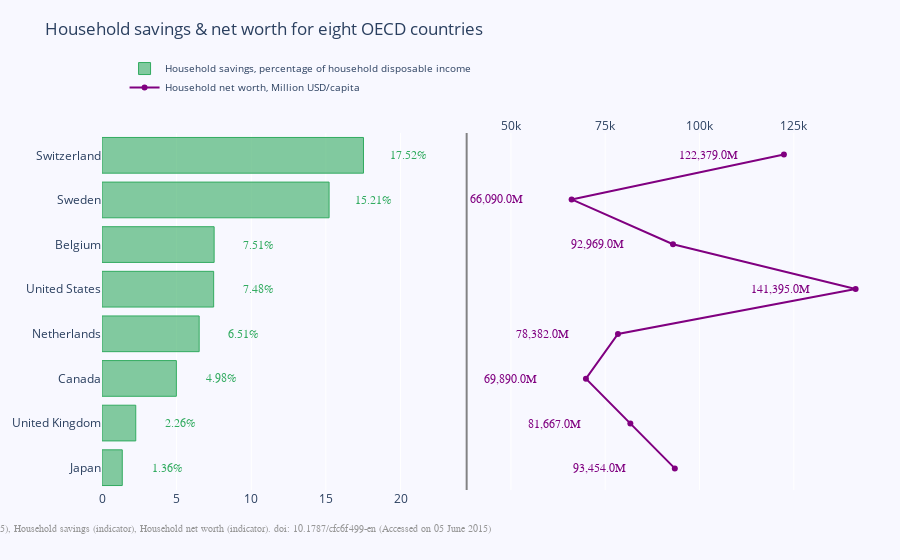

Notebook source saved alongside this figure:
### Code cell
import plotly.graph_objects as go
from plotly.subplots import make_subplots

import numpy as np

y_saving = [1.3586, 2.2623000000000002, 4.9821999999999997, 6.5096999999999996,
            7.4812000000000003, 7.5133000000000001, 15.2148, 17.520499999999998
            ]
y_net_worth = [93453.919999999998, 81666.570000000007, 69889.619999999995,
               78381.529999999999, 141395.29999999999, 92969.020000000004,
               66090.179999999993, 122379.3]
x = ['Japan', 'United Kingdom', 'Canada', 'Netherlands',
     'United States', 'Belgium', 'Sweden', 'Switzerland']


# Creating two subplots
fig = make_subplots(rows=1, cols=2, specs=[[{}, {}]], shared_xaxes=True,
                    shared_yaxes=False, vertical_spacing=0.001)

fig.append_trace(go.Bar(
    x=y_saving,
    y=x,
    marker=dict(
        color='rgba(50, 171, 96, 0.6)',
        line=dict(
            color='rgba(50, 171, 96, 1.0)',
            width=1),
    ),
    name='Household savings, percentage of household disposable income',
    orientation='h',
), 1, 1)

fig.append_trace(go.Scatter(
    x=y_net_worth, y=x,
    mode='lines+markers',
    line_color='rgb(128, 0, 128)',
    name='Household net worth, Million USD/capita',
), 1, 2)

fig.update_layout(
    title='Household savings & net worth for eight OECD countries',
    yaxis=dict(
        showgrid=False,
        showline=False,
        showticklabels=True,
        domain=[0, 0.85],
    ),
    yaxis2=dict(
        showgrid=False,
        showline=True,
        showticklabels=False,
        linecolor='rgba(102, 102, 102, 0.8)',
        linewidth=2,
        domain=[0, 0.85],
    ),
    xaxis=dict(
        zeroline=False,
        showline=False,
        showticklabels=True,
        showgrid=True,
        domain=[0, 0.42],
    ),
    xaxis2=dict(
        zeroline=False,
        showline=False,
        showticklabels=True,
        showgrid=True,
        domain=[0.47, 1],
        side='top',
        dtick=25000,
    ),
    legend=dict(x=0.029, y=1.038, font_size=10),
    margin=dict(l=100, r=20, t=70, b=70),
    paper_bgcolor='rgb(248, 248, 255)',
    plot_bgcolor='rgb(248, 248, 255)',
)

annotations = []

y_s = np.round(y_saving, decimals=2)
y_nw = np.rint(y_net_worth)

# Adding labels
for ydn, yd, xd in zip(y_nw, y_s, x):
    # labeling the scatter savings
    annotations.append(dict(xref='x2', yref='y2',
                            y=xd, x=ydn - 20000,
                            text='{:,}'.format(ydn) + 'M',
                            font=dict(family='Arial', size=12,
                                      color='rgb(128, 0, 128)'),
                            showarrow=False))
    # labeling the bar net worth
    annotations.append(dict(xref='x1', yref='y1',
                            y=xd, x=yd + 3,
                            text=str(yd) + '%',
                            font=dict(family='Arial', size=12,
                                      color='rgb(50, 171, 96)'),
                            showarrow=False))
# Source
annotations.append(dict(xref='paper', yref='paper',
                        x=-0.2, y=-0.109,
                        text='OECD "' +
                             '(2015), Household savings (indicator), ' +
                             'Household net worth (indicator). doi: ' +
                             '10.1787/cfc6f499-en (Accessed on 05 June 2015)',
                        font=dict(family='Arial', size=10, color='rgb(150,150,150)'),
                        showarrow=False))

fig.update_layout(annotations=annotations)

fig.show()

### Figure 1 — Plotly figure (JSON) as saved in the notebook; plotly's stock layout.template omitted (floating-point values rounded to 4 significant figures)
{"data": [{"marker": {"color": "rgba(50, 171, 96, 0.6)", "line": {"color": "rgba(50, 171, 96, 1.0)", "width": 1}}, "name": "Household savings, percentage of household disposable income", "orientation": "h", "type": "bar", "x": [1.359, 2.262, 4.982, 6.51, 7.481, 7.513, 15.21, 17.52], "xaxis": "x", "y": ["Japan", "United Kingdom", "Canada", "Netherlands", "United States", "Belgium", "Sweden", "Switzerland"], "yaxis": "y"}, {"line": {"color": "rgb(128, 0, 128)"}, "mode": "lines+markers", "name": "Household net worth, Million USD/capita", "type": "scatter", "x": [93450.0, 81670.0, 69890.0, 78380.0, 141400.0, 92970.0, 66090.0, 122400.0], "xaxis": "x2", "y": ["Japan", "United Kingdom", "Canada", "Netherlands", "United States", "Belgium", "Sweden", "Switzerland"], "yaxis": "y2"}], "layout": {"annotations": [{"font": {"color": "rgb(128, 0, 128)", "family": "Arial", "size": 12}, "showarrow": false, "text": "93,454.0M", "x": 73454, "xref": "x2", "y": "Japan", "yref": "y2"}, {"font": {"color": "rgb(50, 171, 96)", "family": "Arial", "size": 12}, "showarrow": false, "text": "1.36%", "x": 4.36, "xref": "x", "y": "Japan", "yref": "y"}, {"font": {"color": "rgb(128, 0, 128)", "family": "Arial", "size": 12}, "showarrow": false, "text": "81,667.0M", "x": 61667, "xref": "x2", "y": "United Kingdom", "yref": "y2"}, {"font": {"color": "rgb(50, 171, 96)", "family": "Arial", "size": 12}, "showarrow": false, "text": "2.26%", "x": 5.26, "xref": "x", "y": "United Kingdom", "yref": "y"}, {"font": {"color": "rgb(128, 0, 128)", "family": "Arial", "size": 12}, "showarrow": false, "text": "69,890.0M", "x": 49890, "xref": "x2", "y": "Canada", "yref": "y2"}, {"font": {"color": "rgb(50, 171, 96)", "family": "Arial", "size": 12}, "showarrow": false, "text": "4.98%", "x": 7.98, "xref": "x", "y": "Canada", "yref": "y"}, {"font": {"color": "rgb(128, 0, 128)", "family": "Arial", "size": 12}, "showarrow": false, "text": "78,382.0M", "x": 58382, "xref": "x2", "y": "Netherlands", "yref": "y2"}, {"font": {"color": "rgb(50, 171, 96)", "family": "Arial", "size": 12}, "showarrow": false, "text": "6.51%", "x": 9.51, "xref": "x", "y": "Netherlands", "yref": "y"}, {"font": {"color": "rgb(128, 0, 128)", "family": "Arial", "size": 12}, "showarrow": false, "text": "141,395.0M", "x": 121395, "xref": "x2", "y": "United States", "yref": "y2"}, {"font": {"color": "rgb(50, 171, 96)", "family": "Arial", "size": 12}, "showarrow": false, "text": "7.48%", "x": 10.48, "xref": "x", "y": "United States", "yref": "y"}, {"font": {"color": "rgb(128, 0, 128)", "family": "Arial", "size": 12}, "showarrow": false, "text": "92,969.0M", "x": 72969, "xref": "x2", "y": "Belgium", "yref": "y2"}, {"font": {"color": "rgb(50, 171, 96)", "family": "Arial", "size": 12}, "showarrow": false, "text": "7.51%", "x": 10.51, "xref": "x", "y": "Belgium", "yref": "y"}, {"font": {"color": "rgb(128, 0, 128)", "family": "Arial", "size": 12}, "showarrow": false, "text": "66,090.0M", "x": 46090, "xref": "x2", "y": "Sweden", "yref": "y2"}, {"font": {"color": "rgb(50, 171, 96)", "family": "Arial", "size": 12}, "showarrow": false, "text": "15.21%", "x": 18.21, "xref": "x", "y": "Sweden", "yref": "y"}, {"font": {"color": "rgb(128, 0, 128)", "family": "Arial", "size": 12}, "showarrow": false, "text": "122,379.0M", "x": 102379, "xref": "x2", "y": "Switzerland", "yref": "y2"}, {"font": {"color": "rgb(50, 171, 96)", "family": "Arial", "size": 12}, "showarrow": false, "text": "17.52%", "x": 20.52, "xref": "x", "y": "Switzerland", "yref": "y"}, {"font": {"color": "rgb(150,150,150)", "family": "Arial", "size": 10}, "showarrow": false, "text": "OECD \"(2015), Household savings (indicator), Household net worth (indicator). doi: 10.1787/cfc6f499-en (Accessed on 05 June 2015)", "x": -0.2, "xref": "paper", "y": -0.109, "yref": "paper"}], "legend": {"font": {"size": 10}, "x": 0.029, "y": 1.038}, "margin": {"b": 70, "l": 100, "r": 20, "t": 70}, "paper_bgcolor": "rgb(248, 248, 255)", "plot_bgcolor": "rgb(248, 248, 255)", "title": {"text": "Household savings & net worth for eight OECD countries"}, "xaxis": {"anchor": "y", "domain": [0, 0.42], "showgrid": true, "showline": false, "showticklabels": true, "zeroline": false}, "xaxis2": {"anchor": "y2", "domain": [0.47, 1], "dtick": 25000, "showgrid": true, "showline": false, "showticklabels": true, "side": "top", "zeroline": false}, "yaxis": {"anchor": "x", "domain": [0, 0.85], "showgrid": false, "showline": false, "showticklabels": true}, "yaxis2": {"anchor": "x2", "domain": [0, 0.85], "linecolor": "rgba(102, 102, 102, 0.8)", "linewidth": 2, "showgrid": false, "showline": true, "showticklabels": false}}}
